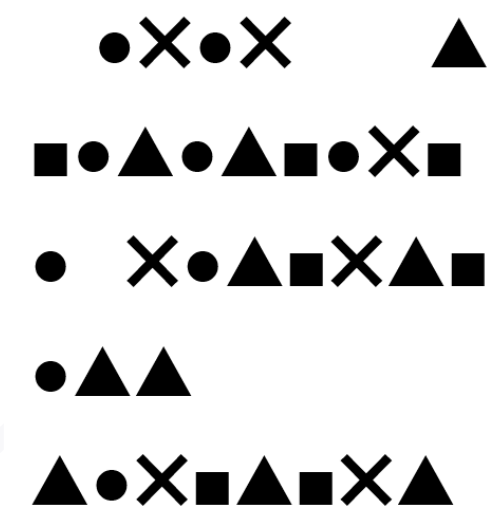
#> input picture Shapes/Shapes.png, 497 x 523 px
$ python Trail_2.py
#> lines starting #> are read from the running program, lines starting #| are printed output that depends on the picture; after the words box and inside, x2 and y2 are one past the last pixel; in counts of white or black regions, pixels touching at a corner belong together
import cv2
import numpy as np

# Load the image
image = cv2.imread('Shapes.png')
#> image is the input picture: shape (523, 497, 3); mean B, G, R 220.2, 220.2, 220.2

# Check if the image was loaded successfully
if image is None:
    print("Error: Unable to load image 'Shapes.png'.")
else:
    # Pre-process the image
    gray = cv2.cvtColor(image, cv2.COLOR_BGR2GRAY)
    blurred = cv2.GaussianBlur(gray, (5, 5), 0)
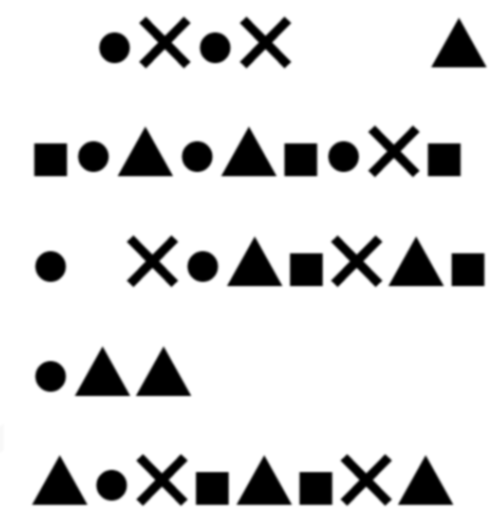
#> blurred: shape (523, 497); min 0, max 255, mean 220.2
    _, thresh = cv2.threshold(blurred, 0, 255, cv2.THRESH_BINARY_INV + cv2.THRESH_OTSU)
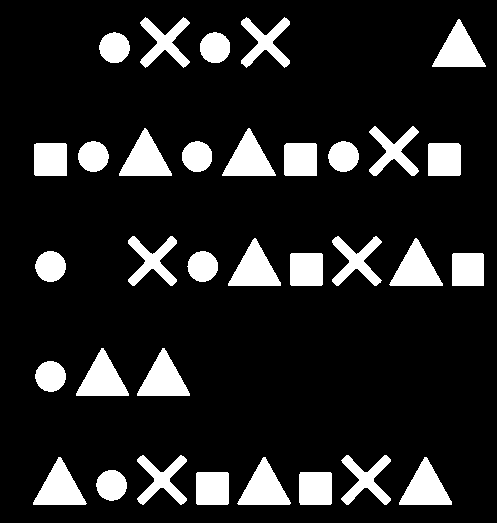
#> thresh: shape (523, 497); 13.8% white; 33 white regions

    # Detect triangles
    contours, _ = cv2.findContours(thresh, cv2.RETR_EXTERNAL, cv2.CHAIN_APPROX_SIMPLE)
#> contours = 33 contours; largest, box (x1, y1, x2, y2) and area: (399, 457, 452, 505) 1316, (33, 457, 87, 505) 1316, (237, 457, 291, 505) 1314, (137, 348, 190, 396) 1308, (76, 348, 129, 396) 1306
    triangles = 0
    for contour in contours:
        area = cv2.contourArea(contour)
        x, y, w, h = cv2.boundingRect(contour)
        aspect_ratio = float(w)/h
        if area > 100 and aspect_ratio > 0.5 and aspect_ratio < 2:
            triangles += 1
#> this loop made 33 passes
#> (area, x, y, w, h, aspect_ratio) on passes 1 to 12: (1020, 299, 472, 33, 33, 1), (1022, 196, 472, 33, 33, 1), (698, 96, 470, 31, 31, 1), (1316, 399, 457, 53, 48, 1.1), (1314.5, 237, 457, 54, 48, 1.12), (1316, 33, 457, 54, 48, 1.12), (1008, 341, 455, 50, 50, 1), (1004, 137, 455, 50, 50, 1), (699, 35, 361, 31, 31, 1), (1308, 137, 348, 53, 48, 1.1), (1306, 76, 348, 53, 48, 1.1), (991, 452, 253, 32, 33, 0.97)
#> after the loop, triangles = 33

    # Detect squares
    squares = 0
    for contour in contours:
        area = cv2.contourArea(contour)
        x, y, w, h = cv2.boundingRect(contour)
        aspect_ratio = float(w)/h
        if area > 100 and abs(aspect_ratio - 1) < 0.2:  # aspect ratio close to 1
            squares += 1
#> after the loop, squares = 33

    # Detect crosses
    crosses = 0
    for contour in contours:
        area = cv2.contourArea(contour)
        x, y, w, h = cv2.boundingRect(contour)
        aspect_ratio = float(w)/h
        if area > 100 and (aspect_ratio > 2 or aspect_ratio < 0.5):  # aspect ratio far from 1
            crosses += 1
#> this loop made 33 passes
#> after the loop, crosses = 0

    # Detect circles
    circles = cv2.HoughCircles(thresh, cv2.HOUGH_GRADIENT, 1, 20, param1=50, param2=30, minRadius=0, maxRadius=0)
#> circles = [[196.5, 155.5, 14.9], [342.5, 155.5, 16], [417.5, 157.5, 17.7], [91.5, 155.5, 14.5], [51.5, 265.5, 16]]
    if circles is not None:
        circles = np.round(circles[0, :]).astype("int")
#> circles = [[196, 156, 15], [342, 156, 16], [418, 158, 18], [92, 156, 14], [52, 266, 16]]
        circle_count = len(circles)
#> circle_count = 5
    else:
        circle_count = 0

    # Print the results
    print("Triangles:", triangles)
#| Triangles: 33
    print("Squares:", squares)
#| Squares: 33
    print("Crosses:", crosses)
#| Crosses: 0
    print("Circles:", circle_count)
#| Circles: 5
